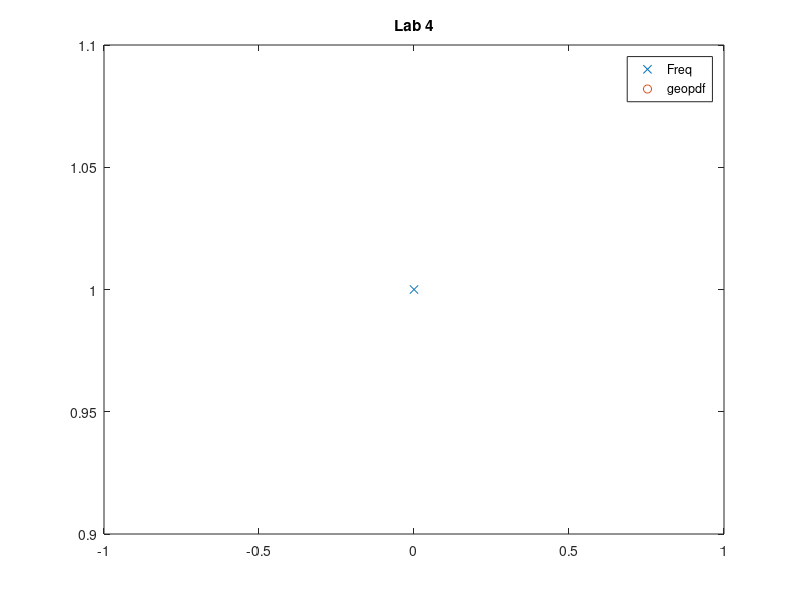

MATLAB code for this plot:
clear all;
p=input('p=');
n=input('n=');
N=input('number of simulations=');

for i=1:N
    %the i'th simulation
    %X(i)=0;
    %fails(i)=0;
    %fails=1;
    
    j=0;
    fail=0;
    while j<n

        U=rand;
        x=U<p;
        if x==1
            j=j+1;
        end
        if x==0
            fail=fail+1;
        end


    end
 fails(i)=fail;

end
U_X = unique(fails); %unique val obt
n_X = hist(fails,length(U_X)); %frequency of those vals
rel_freq = n_X/N; %the rel freq
plot(U_X,rel_freq,'x',0:max(U_X),nbinpdf(0:max(U_X),n,p),'o');
title("Lab 4");
legend("Freq","geopdf")
